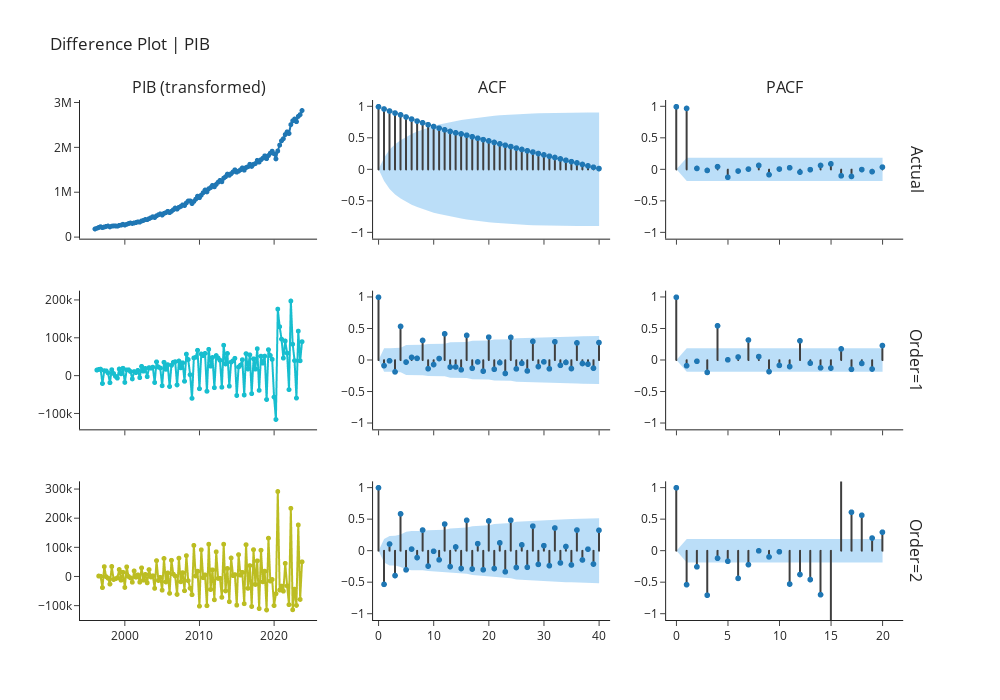

Notebook cell for this chart:
### Markdown cell above
## Difference Plot Using Order

### Code cell
exp.plot_model(plot="diff", 
               data_kwargs={"order_list": [1, 2], "acf": True, "pacf": True},
               fig_kwargs = {"height":700,"width":1000,"template": "simple_white","hoverinfo":"skip","big_data_threshold":120})
